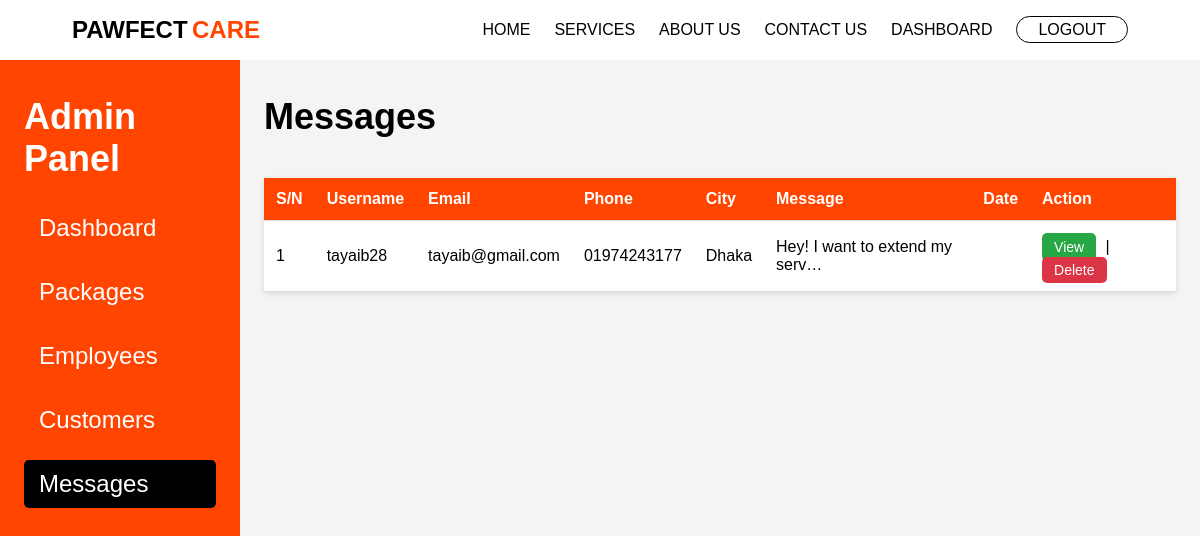
The page /adminpanel/messages/ (signed in) on the database its author committed.
### client/models.py (models this page shows, shortened)
class Message(models.Model):
    name = models.CharField(max_length=100)
    email = models.EmailField()
    phone = models.CharField(max_length=20, blank=True, null=True)
    city = models.CharField(max_length=100, blank=True, null=True)
    message = models.TextField()
    created_at = models.DateTimeField(auto_now_add=True)

### adminpanel/views.py (the view)
# urls.py: path('messages/', views.messages_view, name='admin_messages'),
@user_passes_test(is_admin_user, login_url='/login/')
def messages_view(request):
    messages_list = Message.objects.all().order_by('-created_at')
    return render(request, 'adminpanel/messages.html', {'messages_list': messages_list})

### adminpanel/views.py (called while the page is built)
def is_admin_user(user):
    return user.is_authenticated and user.is_staff

### adminpanel/templates/adminpanel/messages.html (shortened to what this page needs)
{% load static %}
<!DOCTYPE html>
<html lang="en">
<head>
    <link rel="stylesheet" href="{% static 'adminpanel/css/messages.css' %}">
    <link rel="stylesheet" href="https://cdnjs.cloudflare.com/ajax/libs/font-awesome/4.7.0/css/font-awesome.min.css">
</head>
<body>
<header>
    <nav>
        <a href="{% url 'home' %}"><p class="logo"><span class="logo1st">PAWFECT</span> <span class="logo2nd">CARE</span></p></a>
        <ul>
            <li><a href="{% url 'home' %}" class="navlinks">HOME</a></li>
            <li ><a href="{% url 'services' %}" class="navlinks">SERVICES</a></li>
            <li><a href="{% url 'about' %}" class="navlinks">ABOUT US</a></li>
            <li><a href="{% url 'contact' %}" class="navlinks">CONTACT US</a></li>
            {% if user.is_authenticated %}
                {% if user.is_staff %}
                    <li><a href="{% url 'admin_dashboard' %}" class="navlinks">DASHBOARD</a></li>
                {% endif %}
                <li><a href="{% url 'logout' %}" class="loginbtn">LOGOUT</a></li>
            {% else %}
                <li><a href="{% url 'login' %}" class="loginbtn">LOGIN</a></li>
            {% endif %}
        </ul>
    </nav>
</header>
<div class="main">
    <div class="sidebar">
        <h2>Admin Panel</h2>
        <a href="{% url 'admin_dashboard' %}">Dashboard</a>
        <a href="{% url 'admin_packages' %}">Packages</a>
        <a href="{% url 'admin_employees' %}">Employees</a>
        <a href="{% url 'admin_customers' %}">Customers</a>
        <a href="{% url 'admin_messages' %}" class="active">Messages</a>
    </div>
    <div class="main-content">
        <div class="dashboard-header">
            <h2>Messages</h2>
        </div>
        <table id="messagesTable">
            <thead>
                <tr>
                    <th>S/N</th>
                    <th>Username</th>
                    <th>Email</th>
                    <th>Phone</th>
                    <th>City</th>
                    <th>Message</th>
                    <th>Date</th>
                    <th>Action</th>
                </tr>
            </thead>
            <tbody>
                {% if messages_list %}
                    {% for msg in messages_list %}
                    <tr>
                        <td>{{ forloop.counter }}</td>
                        <td>{{ msg.name }}</td>
                        <td>{{ msg.email }}</td>
                        <td>{{ msg.phone }}</td>
                        <td>{{ msg.city }}</td>
                        <td>{{ msg.message|truncatechars:30 }}</td>
                        <td>{{ msg.date|date:"d M Y H:i" }}</td>
                        <td>
                            <button class="view-btn"
                                data-name="{{ msg.name }}"
                                data-email="{{ msg.email }}"
                                data-phone="{{ msg.phone }}"
                                data-city="{{ msg.city }}"
                                data-message="{{ msg.message }}">
                                View
                            </button> |
                            <a href="{% url 'delete_message' msg.id %}" onclick="return confirm('Are you sure you want to delete this message?');" class="btn delete-btn">Delete</a>
                        </td>
                    </tr>
                    {% endfor %}
                {% else %}
                    <tr><td colspan="8" style="text-align:center;">No messages found.</td></tr>
                {% endif %}
            </tbody>
        </table>
    </div>
</div>
</body>
</html>

### adminpanel/static/adminpanel/css/messages.css (style rules this page uses)
* { margin: 0; padding: 0; box-sizing: border-box; }
body { font-family: "Poppins", sans-serif; background-color: rgb(238,235,234); }
nav { width: 100%; display: flex; justify-content: space-between; align-items: center; padding: 2vh 6vw; background-color: rgb(255, 255, 255); position: fixed; z-index: 1000; }
nav a { text-decoration: none; }
nav .logo .logo1st { font-size: 24px; font-weight: bold; color: black; }
nav .logo .logo2nd { font-size: 24px; font-weight: bold; color: orangered; }
nav ul { display: flex; gap: 2vw; align-items: center; }
nav ul li { list-style: none; }
nav ul li a { font-size: 16px; text-decoration: none; position: relative; color: rgb(0, 0, 0); }
.navlinks::before { content: ''; position: absolute; bottom: -5px; left: 0; width: 0%; height: 2px; background-color: rgb(255, 69, 0); transition: all .5s; }
nav ul .loginbtn { text-decoration: none; font-size: 16px; color: black; padding: 4px 21px; border: 1px solid black; border-radius: 35px; }
.main { padding-top: 7vh; height: 100vh; display: flex; }
.sidebar { width: 20vw; background-color: orangered; color: white; padding: 5vh 2vw; }
.sidebar h2 { margin-bottom: 3vh; font-size: 36px; }
.sidebar a { display: block; color: white; text-decoration: none; font-size: 24px; margin: 2vh 0; padding: 1.25vh 1.25vw; border-radius: 5px; }
.sidebar a:hover, .sidebar a.active { background-color: black; }
.main-content { flex: 1; padding: 5vh 2vw; background-color: #f4f4f4; }
.dashboard-header h2 { margin-bottom: 5vh; font-size: 36px; }
table { width: 100%; border-collapse: collapse; background-color: white; box-shadow: 0 2px 6px rgba(0,0,0,0.1); font-size: 16px; }
table thead { background-color: orangered; color: white; }
table th, table td { padding: 12px; text-align: left; border-bottom: 1px solid #ddd; }
.view-btn, .delete-btn { border: none; padding: 6px 12px; border-radius: 5px; cursor: pointer; font-size: 14px; margin-right: 5px; }
.view-btn { background-color: #28a745; color: white; }
.btn.delete-btn { background-color: #dc3545; color: white; padding: 5px 12px; border-radius: 5px; text-decoration: none; }

### rows shown on the page
Message: name "tayaib28", email "tayaib@gmail.com", phone "01974243177", city "Dhaka", message "Hey! I want to extend my serv…"
